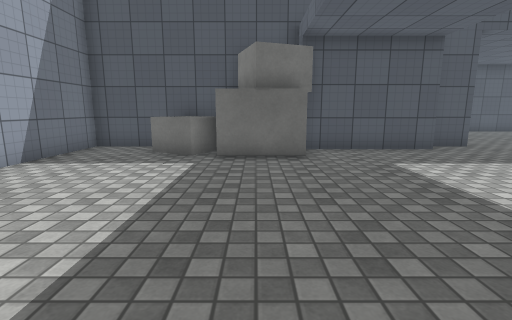
[1] (above)

16 first-person views from a walk through a Unity game level. The camera is 1.2 m above the floor, tilts 10° down and sees 85° across. The floor is counted in squares, 1 m on a side. Each view is taken from the middle of a square. On the plan, view 1 faces up. The plan holds only what a view shows up to about 13 squares ahead; the rest is blank. The place goes on beyond the plan. The player character is not drawn. Door leaves are left out, so doorways stand open. Some surface patterns are stand-ins.

[2]
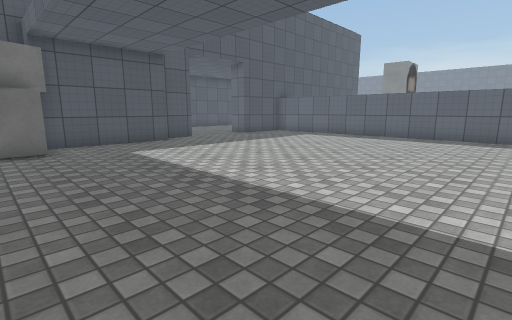

[3]
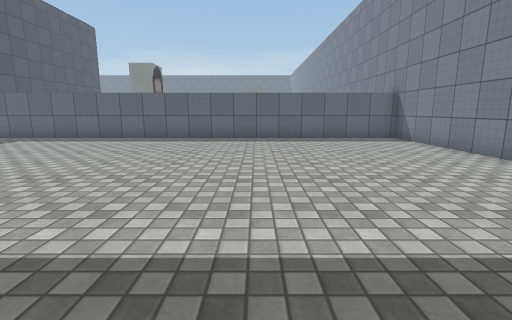

[4]
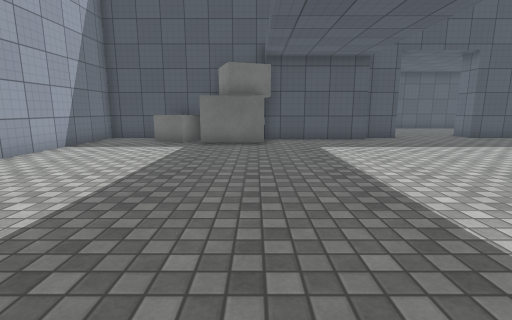

[5]
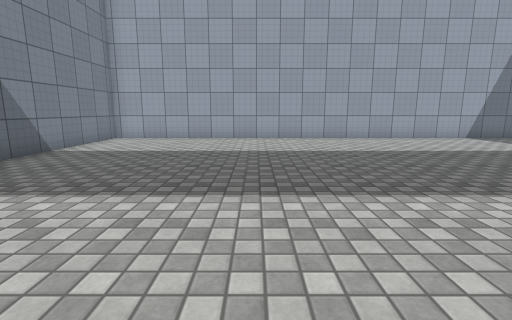

[6]
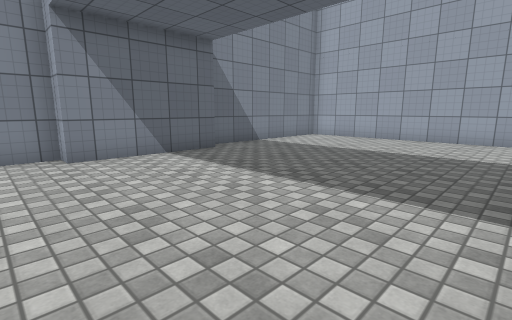

[7]
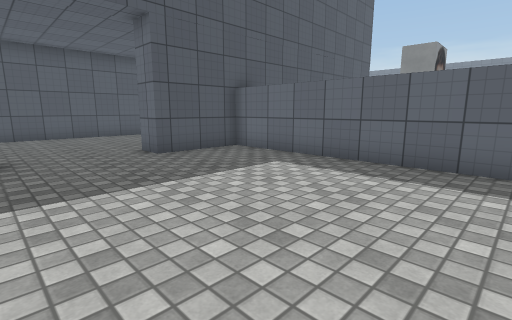

[8]
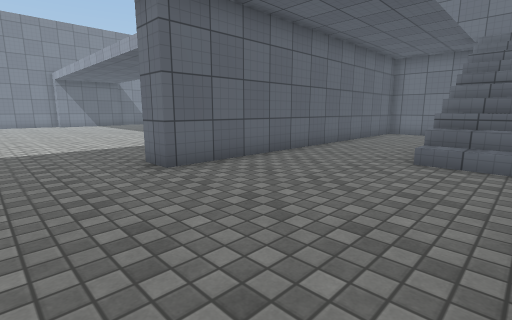

[9]
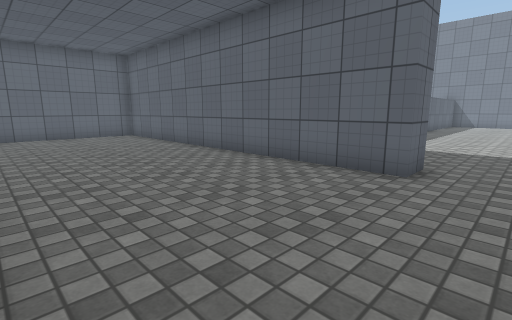

[10]
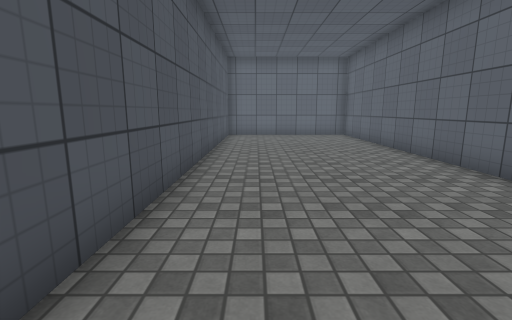

[11]
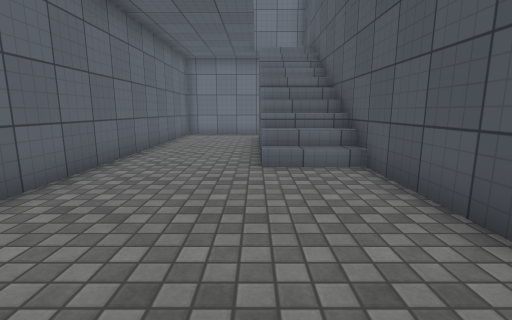

[12]
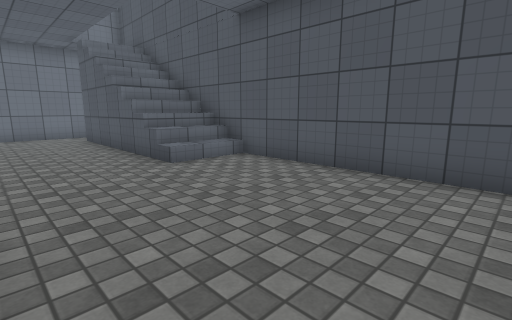

[13]
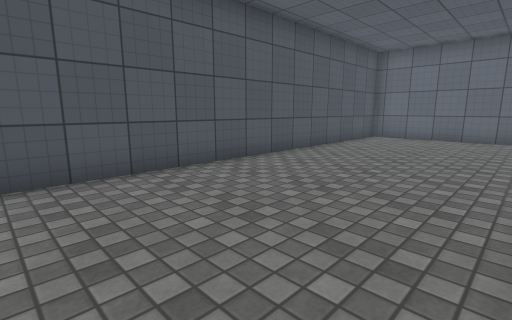

[14]
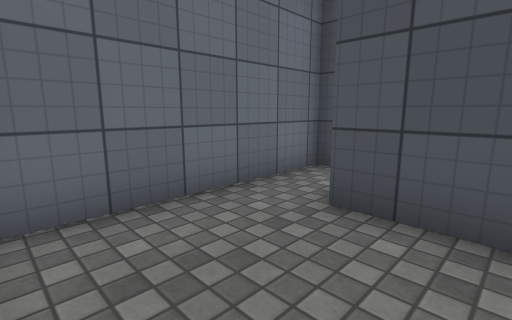

[15]
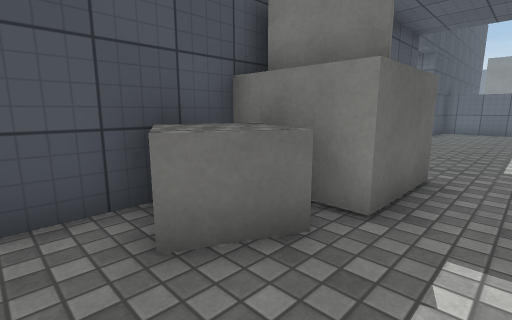

[16]
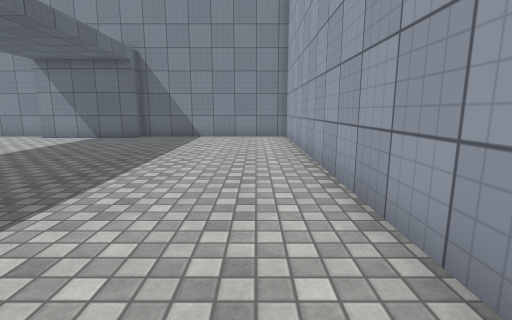

### Floor plan
Key: @ floor where view 1 was taken; # wall or solid block; . floor; / step, stairs or slope; D open door; O other object.
Columns run from 6 left of view 1 to 23 right of it. Each row starts with its distance up from view 1.
 17 ################DDDD##########
 16 #. ///////...................#
 15 #.////////...................#
 14 #..///////...................#
 13 #............................#
 12 #............................#
 11 #............................#
 10 ########DDDD#DDDD#############
  9 #...OOOO####........#
  8 #..OOOOO............#
  7 #....OOO............#
  6 #...................#
  5 #...................#
  4 #...................#
  3 #...................#
  2 #...................#
  1 #...................#
  0 #.....@.............#
 -1 #...................#
 -2 #...................#
 -3 #...................#
 -4 #...................#
 -5 #...................#
 -6 #...................#
 -7 #...................#
 -8 #...................#
 -9 #####################

Where each view was taken, in squares from view 1:
view 1: 0 up, 0 right, facing up
view 2: 2 down, 0 right, facing up-right
view 3: 3 down, 1 right, facing right
view 4: 3 down, 1 right, facing up
view 5: 3 down, 7 right, facing left
view 6: 1 down, 7 right, facing down-left
view 7: 2 up, 7 right, facing up-right
view 8: 16 up, 10 right, facing down-left
view 9: 16 up, 9 right, facing down-right
view 10: 15 up, 9 right, facing right
view 11: 14 up, 9 right, facing left
view 12: 11 up, 9 right, facing up-left
view 13: 11 up, 10 right, facing up-right
view 14: 11 up, 2 left, facing up-left
view 15: 6 up, 4 left, facing up-right
view 16: 4 up, 4 left, facing down
